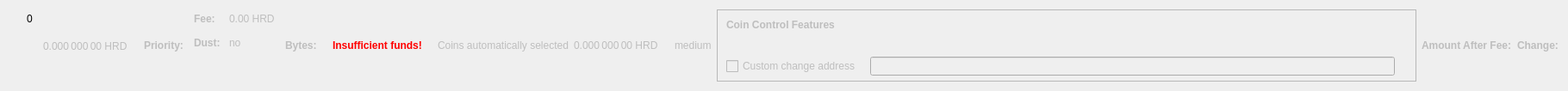
    <widget class="QWidget" name="dummyHideWidget" native="true">
     <property name="maximumSize">
      <size>
       <width>100</width>
       <height>22</height>
      </size>
     </property>
     <layout class="QHBoxLayout" name="dummyHideLayout">
      <item>
       <layout class="QFormLayout" name="formLayoutCoinControl1">
        <property name="horizontalSpacing">
         <number>10</number>
        </property>
        <property name="verticalSpacing">
         <number>14</number>
        </property>
        <property name="leftMargin">
         <number>10</number>
        </property>
        <property name="topMargin">
         <number>4</number>
        </property>
        <property name="rightMargin">
         <number>6</number>
        </property>
        <item row="0" column="1">
         <widget class="QLabel" name="labelCoinControlBytes">
          <property name="cursor">
           <cursorShape>IBeamCursor</cursorShape>
          </property>
          <property name="contextMenuPolicy">
           <enum>Qt::ActionsContextMenu</enum>
          </property>
          <property name="text">
           <string notr="true">0</string>
          </property>
          <property name="textInteractionFlags">
           <set>Qt::LinksAccessibleByMouse|Qt::TextSelectableByKeyboard|Qt::TextSelectableByMouse</set>
          </property>
         </widget>
        </item>
       </layout>
      </item>
      <item>
       <widget class="QLabel" name="labelCoinControlAfterFee">
        <property name="enabled">
         <bool>false</bool>
        </property>
        <property name="sizePolicy">
         <sizepolicy hsizetype="Fixed" vsizetype="Fixed">
          <horstretch>0</horstretch>
          <verstretch>0</verstretch>
         </sizepolicy>
        </property>
        <property name="minimumSize">
         <size>
          <width>111</width>
          <height>12</height>
         </size>
        </property>
        <property name="maximumSize">
         <size>
          <width>111</width>
          <height>12</height>
         </size>
        </property>
        <property name="cursor">
         <cursorShape>IBeamCursor</cursorShape>
        </property>
        <property name="contextMenuPolicy">
         <enum>Qt::ActionsContextMenu</enum>
        </property>
        <property name="text">
         <string notr="true">0.000 000 00 HRD</string>
        </property>
        <property name="textInteractionFlags">
         <set>Qt::LinksAccessibleByMouse|Qt::TextSelectableByKeyboard|Qt::TextSelectableByMouse</set>
        </property>
       </widget>
      </item>
      <item>
       <widget class="QLabel" name="labelCoinControlPriorityText">
        <property name="enabled">
         <bool>false</bool>
        </property>
        <property name="font">
         <font>
          <weight>75</weight>
          <bold>true</bold>
         </font>
        </property>
        <property name="text">
         <string>Priority:</string>
        </property>
       </widget>
      </item>
      <item>
       <layout class="QHBoxLayout" name="horizontalLayout"/>
      </item>
      <item>
       <layout class="QFormLayout" name="formLayoutCoinControl3">
        <property name="horizontalSpacing">
         <number>10</number>
        </property>
        <property name="verticalSpacing">
         <number>14</number>
        </property>
        <property name="leftMargin">
         <number>6</number>
        </property>
        <property name="topMargin">
         <number>4</number>
        </property>
        <property name="rightMargin">
         <number>6</number>
        </property>
        <item row="0" column="0">
         <widget class="QLabel" name="labelCoinControlFeeText">
          <property name="enabled">
           <bool>false</bool>
          </property>
          <property name="font">
           <font>
            <weight>75</weight>
            <bold>true</bold>
           </font>
          </property>
          <property name="text">
           <string>Fee:</string>
          </property>
          <property name="margin">
           <number>0</number>
          </property>
         </widget>
        </item>
        <item row="0" column="1">
         <widget class="QLabel" name="labelCoinControlFee">
          <property name="enabled">
           <bool>false</bool>
          </property>
          <property name="cursor">
           <cursorShape>IBeamCursor</cursorShape>
          </property>
          <property name="contextMenuPolicy">
           <enum>Qt::ActionsContextMenu</enum>
          </property>
          <property name="text">
           <string notr="true">0.00 HRD</string>
          </property>
          <property name="textInteractionFlags">
           <set>Qt::LinksAccessibleByMouse|Qt::TextSelectableByKeyboard|Qt::TextSelectableByMouse</set>
          </property>
         </widget>
        </item>
        <item row="1" column="0">
         <widget class="QLabel" name="labelCoinControlLowOutputText">
          <property name="enabled">
           <bool>false</bool>
          </property>
          <property name="font">
           <font>
            <weight>75</weight>
            <bold>true</bold>
           </font>
          </property>
          <property name="text">
           <string>Dust:</string>
          </property>
         </widget>
        </item>
        <item row="1" column="1">
         <widget class="QLabel" name="labelCoinControlLowOutput">
          <property name="enabled">
           <bool>false</bool>
          </property>
          <property name="cursor">
           <cursorShape>IBeamCursor</cursorShape>
          </property>
          <property name="contextMenuPolicy">
           <enum>Qt::ActionsContextMenu</enum>
          </property>
          <property name="text">
           <string>no</string>
          </property>
          <property name="textInteractionFlags">
           <set>Qt::LinksAccessibleByMouse|Qt::TextSelectableByKeyboard|Qt::TextSelectableByMouse</set>
          </property>
         </widget>
        </item>
       </layout>
      </item>
      <item>
       <widget class="QLabel" name="labelCoinControlBytesText">
        <property name="enabled">
         <bool>false</bool>
        </property>
        <property name="font">
         <font>
          <weight>75</weight>
          <bold>true</bold>
         </font>
        </property>
        <property name="text">
         <string>Bytes:</string>
        </property>
       </widget>
      </item>
      <item>
       <layout class="QFormLayout" name="formLayoutCoinControl2">
        <property name="horizontalSpacing">
         <number>10</number>
        </property>
        <property name="verticalSpacing">
         <number>14</number>
        </property>
        <property name="leftMargin">
         <number>6</number>
        </property>
        <property name="topMargin">
         <number>4</number>
        </property>
        <property name="rightMargin">
         <number>6</number>
        </property>
       </layout>
      </item>
      <item>
       <layout class="QHBoxLayout" name="horizontalLayoutCoinControl2">
        <property name="spacing">
         <number>8</number>
        </property>
        <property name="bottomMargin">
         <number>10</number>
        </property>
       </layout>
      </item>
      <item>
       <widget class="QLabel" name="labelCoinControlInsuffFunds">
        <property name="enabled">
         <bool>false</bool>
        </property>
        <property name="minimumSize">
         <size>
          <width>0</width>
          <height>0</height>
         </size>
        </property>
        <property name="font">
         <font>
          <weight>75</weight>
          <bold>true</bold>
         </font>
        </property>
        <property name="styleSheet">
         <string notr="true">color:red;font-weight:bold;</string>
        </property>
        <property name="text">
         <string>Insufficient funds!</string>
        </property>
        <property name="margin">
         <number>5</number>
        </property>
       </widget>
      </item>
      <item>
       <layout class="QFormLayout" name="formLayoutCoinControl4">
        <property name="horizontalSpacing">
         <number>10</number>
        </property>
        <property name="verticalSpacing">
         <number>14</number>
        </property>
        <property name="leftMargin">
         <number>6</number>
        </property>
        <property name="topMargin">
         <number>4</number>
        </property>
        <property name="rightMargin">
         <number>6</number>
        </property>
       </layout>
      </item>
      <item>
       <widget class="QLabel" name="labelCoinControlAutomaticallySelected">
        <property name="enabled">
         <bool>false</bool>
        </property>
        <property name="sizePolicy">
         <sizepolicy hsizetype="Fixed" vsizetype="Fixed">
          <horstretch>0</horstretch>
          <verstretch>0</verstretch>
         </sizepolicy>
        </property>
        <property name="minimumSize">
         <size>
          <width>0</width>
          <height>0</height>
         </size>
        </property>
        <property name="maximumSize">
         <size>
          <width>240</width>
          <height>16777215</height>
         </size>
        </property>
        <property name="text">
         <string>Coins automatically selected</string>
        </property>
        <property name="margin">
         <number>5</number>
        </property>
       </widget>
      </item>
      <item>
       <widget class="QLabel" name="labelCoinControlChange">
        <property name="enabled">
         <bool>false</bool>
        </property>
        <property name="sizePolicy">
         <sizepolicy hsizetype="Fixed" vsizetype="Fixed">
          <horstretch>0</horstretch>
          <verstretch>0</verstretch>
         </sizepolicy>
        </property>
        <property name="minimumSize">
         <size>
          <width>111</width>
          <height>0</height>
         </size>
        </property>
        <property name="maximumSize">
         <size>
          <width>111</width>
          <height>16777215</height>
         </size>
        </property>
        <property name="cursor">
         <cursorShape>IBeamCursor</cursorShape>
        </property>
        <property name="contextMenuPolicy">
         <enum>Qt::ActionsContextMenu</enum>
        </property>
        <property name="text">
         <string notr="true">0.000 000 00 HRD</string>
        </property>
        <property name="textInteractionFlags">
         <set>Qt::LinksAccessibleByMouse|Qt::TextSelectableByKeyboard|Qt::TextSelectableByMouse</set>
        </property>
       </widget>
      </item>
      <item>
       <widget class="QLabel" name="labelCoinControlPriority">
        <property name="enabled">
         <bool>false</bool>
        </property>
        <property name="cursor">
         <cursorShape>IBeamCursor</cursorShape>
        </property>
        <property name="contextMenuPolicy">
         <enum>Qt::ActionsContextMenu</enum>
        </property>
        <property name="text">
         <string>medium</string>
        </property>
        <property name="textInteractionFlags">
         <set>Qt::LinksAccessibleByMouse|Qt::TextSelectableByKeyboard|Qt::TextSelectableByMouse</set>
        </property>
       </widget>
      </item>
      <item>
       <widget class="QFrame" name="frameCoinControl">
        <property name="sizePolicy">
         <sizepolicy hsizetype="Expanding" vsizetype="Expanding">
          <horstretch>0</horstretch>
          <verstretch>0</verstretch>
         </sizepolicy>
        </property>
        <property name="maximumSize">
         <size>
          <width>16777215</width>
          <height>16777215</height>
         </size>
        </property>
        <property name="frameShape">
         <enum>QFrame::StyledPanel</enum>
        </property>
        <property name="frameShadow">
         <enum>QFrame::Sunken</enum>
        </property>
        <layout class="QVBoxLayout" name="verticalLayoutCoinControl2_2">
         <property name="spacing">
          <number>0</number>
         </property>
         <property name="leftMargin">
          <number>0</number>
         </property>
         <property name="topMargin">
          <number>0</number>
         </property>
         <property name="rightMargin">
          <number>0</number>
         </property>
         <property name="bottomMargin">
          <number>6</number>
         </property>
         <item>
          <layout class="QVBoxLayout" name="verticalLayoutCoinControl" stretch="0,0,0,1">
           <property name="spacing">
            <number>0</number>
           </property>
           <property name="leftMargin">
            <number>10</number>
           </property>
           <property name="topMargin">
            <number>10</number>
           </property>
           <item>
            <layout class="QHBoxLayout" name="horizontalLayoutCoinControl1">
             <property name="bottomMargin">
              <number>15</number>
             </property>
             <item>
              <widget class="QLabel" name="labelCoinControlFeatures">
               <property name="enabled">
                <bool>false</bool>
               </property>
               <property name="sizePolicy">
                <sizepolicy hsizetype="Preferred" vsizetype="Maximum">
                 <horstretch>0</horstretch>
                 <verstretch>0</verstretch>
                </sizepolicy>
               </property>
               <property name="font">
                <font>
                 <weight>75</weight>
                 <bold>true</bold>
                </font>
               </property>
               <property name="styleSheet">
                <string notr="true">font-weight:bold;</string>
               </property>
               <property name="text">
                <string>Coin Control Features</string>
               </property>
              </widget>
             </item>
            </layout>
           </item>
           <item>
            <widget class="QWidget" name="widgetCoinControl" native="true">
             <property name="sizePolicy">
              <sizepolicy hsizetype="Preferred" vsizetype="Preferred">
               <horstretch>0</horstretch>
               <verstretch>0</verstretch>
              </sizepolicy>
             </property>
             <property name="minimumSize">
              <size>
               <width>0</width>
               <height>0</height>
              </size>
             </property>
             <property name="styleSheet">
              <string notr="true"/>
             </property>
             <layout class="QHBoxLayout" name="horizontalLayoutCoinControl5_2">
              <property name="leftMargin">
               <number>0</number>
              </property>
              <property name="topMargin">
               <number>0</number>
              </property>
              <property name="rightMargin">
               <number>0</number>
              </property>
              <property name="bottomMargin">
               <number>0</number>
              </property>
              <item>
               <layout class="QHBoxLayout" name="horizontalLayoutCoinControl3">
                <property name="spacing">
                 <number>20</number>
                </property>
                <property name="topMargin">
                 <number>0</number>
                </property>
                <property name="bottomMargin">
                 <number>10</number>
                </property>
               </layout>
              </item>
             </layout>
            </widget>
           </item>
           <item>
            <layout class="QHBoxLayout" name="horizontalLayoutCoinControl4" stretch="0,0,0">
             <property name="spacing">
              <number>12</number>
             </property>
             <property name="sizeConstraint">
              <enum>QLayout::SetDefaultConstraint</enum>
             </property>
             <property name="topMargin">
              <number>5</number>
             </property>
             <property name="rightMargin">
              <number>5</number>
             </property>
             <item>
              <widget class="QCheckBox" name="checkBoxCoinControlChange">
               <property name="enabled">
                <bool>false</bool>
               </property>
               <property name="toolTip">
                <string>If this is activated, but the change address is empty or invalid, change will be sent to a newly generated address.</string>
               </property>
               <property name="text">
                <string>Custom change address</string>
               </property>
              </widget>
             </item>
             <item>
              <widget class="QValidatedLineEdit" name="lineEditCoinControlChange">
               <property name="enabled">
                <bool>false</bool>
               </property>
               <property name="sizePolicy">
                <sizepolicy hsizetype="Expanding" vsizetype="Fixed">
                 <horstretch>0</horstretch>
                 <verstretch>0</verstretch>
                </sizepolicy>
               </property>
              </widget>
             </item>
             <item>
              <widget class="QLabel" name="labelCoinControlChangeLabel_2">
               <property name="sizePolicy">
                <sizepolicy hsizetype="Preferred" vsizetype="Expanding">
                 <horstretch>0</horstretch>
                 <verstretch>0</verstretch>
                </sizepolicy>
               </property>
               <property name="minimumSize">
                <size>
                 <width>0</width>
                 <height>0</height>
                </size>
               </property>
               <property name="text">
                <string/>
               </property>
               <property name="margin">
                <number>3</number>
               </property>
              </widget>
             </item>
            </layout>
           </item>
           <item>
            <spacer name="verticalSpacerCoinControl">
             <property name="orientation">
              <enum>Qt::Vertical</enum>
             </property>
             <property name="sizeHint" stdset="0">
              <size>
               <width>800</width>
               <height>1</height>
              </size>
             </property>
            </spacer>
           </item>
          </layout>
         </item>
        </layout>
       </widget>
      </item>
      <item>
       <widget class="QLabel" name="labelCoinControlAfterFeeText">
        <property name="enabled">
         <bool>false</bool>
        </property>
        <property name="minimumSize">
         <size>
          <width>0</width>
          <height>0</height>
         </size>
        </property>
        <property name="maximumSize">
         <size>
          <width>16777215</width>
          <height>16777215</height>
         </size>
        </property>
        <property name="font">
         <font>
          <weight>75</weight>
          <bold>true</bold>
         </font>
        </property>
        <property name="text">
         <string>Amount After Fee:</string>
        </property>
        <property name="alignment">
         <set>Qt::AlignLeading|Qt::AlignLeft|Qt::AlignVCenter</set>
        </property>
        <property name="margin">
         <number>0</number>
        </property>
       </widget>
      </item>
      <item>
       <widget class="QLabel" name="labelCoinControlChangeText">
        <property name="enabled">
         <bool>false</bool>
        </property>
        <property name="sizePolicy">
         <sizepolicy hsizetype="Preferred" vsizetype="Preferred">
          <horstretch>0</horstretch>
          <verstretch>0</verstretch>
         </sizepolicy>
        </property>
        <property name="minimumSize">
         <size>
          <width>0</width>
          <height>0</height>
         </size>
        </property>
        <property name="maximumSize">
         <size>
          <width>16777215</width>
          <height>16777215</height>
         </size>
        </property>
        <property name="font">
         <font>
          <weight>75</weight>
          <bold>true</bold>
         </font>
        </property>
        <property name="text">
         <string>Change:</string>
        </property>
        <property name="alignment">
         <set>Qt::AlignLeading|Qt::AlignLeft|Qt::AlignVCenter</set>
        </property>
       </widget>
      </item>
     </layout>
    </widget>
